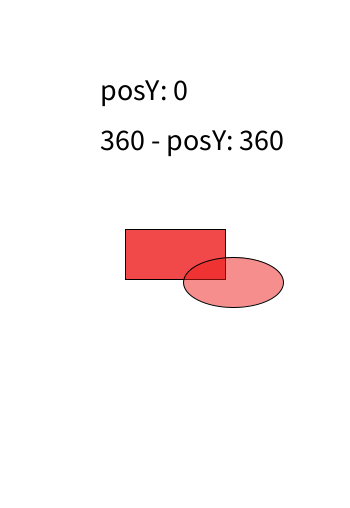
Frame 1 (no input)
Frame 60 (the mouse pressed at the canvas centre just before this capture): identical to frame 1, image omitted
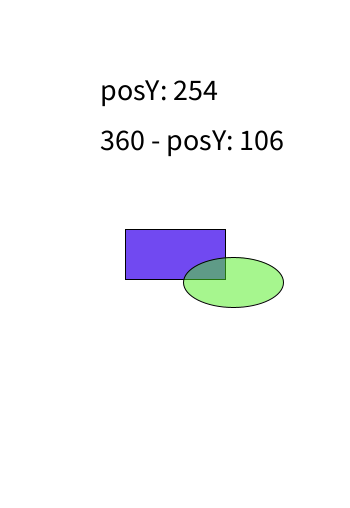
Frame 120 (the mouse held since frame 60 and released just before this capture)

The Processing sketch that drew these frames (run headless with seeded random() and noise(); from frame 60 on, the mouse is pressed at the canvas centre):

// Processing sketch: usoDePosY_conModulo
// ── usoDePosY_conModulo.pde
//vamos a crear una variable que me siga
//la posición vertical del mouse
// va a ser una variable de tipo int
// que va a comenzar siendo 0
// esto es una variable de tipo global
int posY = 0;

void setup() {
  //tamaño del lienzo se hace con size(x,y);
  size(350,508);
  //vamos a usar modo de color
  // HSB = Hue(tono), Saturation, Brightness
  // le estamos diciendo a Processing que 
  // el tono se mueva de 0 a 360
  // y el Sat, Brightness, y Alpha (transp.)
  // se muevan de 0 a 100
  colorMode(HSB,360,100,100,100);
}
void draw() {
  background(127,0,100,100);
  
  //vamos a actualizar posY según
  //la posición del mouse en Y
  
  //posY después de 360 deja de alterar el tono
  //entonces debemos hacer que en 360 vuelva a 0
  //y que 361 sea 1
  //y que 365 sea 5
  
  //  con % uso el operador MÓDULO
  // módulo es el resto de la división
  posY = mouseY%360;
  
  //rect() según https://processing.org/reference/rect_.html
  pushMatrix();
    //muevo el eje de coordenadas
    //vamos a volver relativos al tamaño del lienzo
    //la translación
    translate(width/2,height*0.50);
    //la rotación siempre es en radianes
    //podemos convertir de grados a radianes
    //con la función radians(anguloEnGrados);
    //rotate(radians(60));
    //cambiamos el color del rect
    //según posY
    
   // el cuarto parámetro del color es 
   // es la opacidad (0 transparente, 100 opaco)
    fill(posY,88,93,80);
    //dibujo en 0
    //para dibujar el rectángulo desde el centro
    //y no de la esquina
    rectMode(CENTER);
    rect(0,0,100,50);
  popMatrix();
  
  //vamos a dibujar una elipse
  pushMatrix();
    translate(width*0.666666, height*0.5555);
    //color decreciente con 360 - posY
    fill(360-posY,88,93,50);
    ellipse(0,0,100,50);
  popMatrix();
  
  
  //visualizamos en la pantalla la posY
  textSize(30);
  //negro en HSB es 0,0,0
  fill(0,0,0);
  //se puede encadenar texto bruto con valores
  //de variables, usando +
  text("posY: " + posY,100,100);
  
  text("360 - posY: " + (360-posY),100,150);
}
